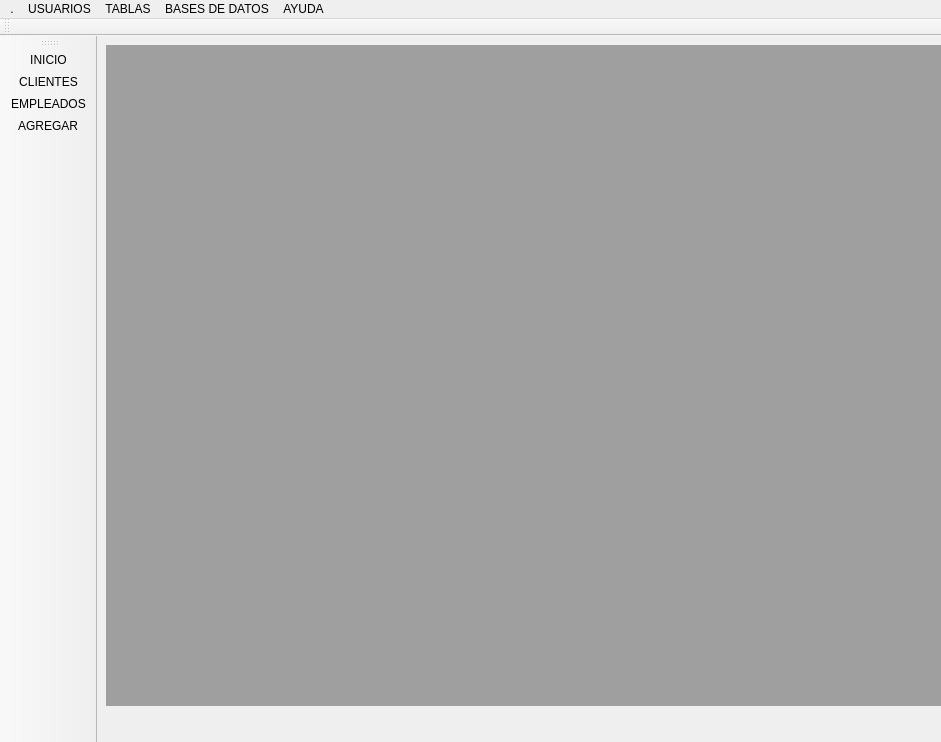
<?xml version="1.0" encoding="UTF-8"?>
<ui version="4.0">
 <class>Principal</class>
 <widget class="QMainWindow" name="Principal">
  <property name="geometry">
   <rect>
    <x>0</x>
    <y>0</y>
    <width>941</width>
    <height>742</height>
   </rect>
  </property>
  <property name="maximumSize">
   <size>
    <width>1111</width>
    <height>904</height>
   </size>
  </property>
  <property name="windowTitle">
   <string>MainWindow</string>
  </property>
  <widget class="QWidget" name="centralwidget">
   <widget class="QMdiArea" name="mdiArea">
    <property name="geometry">
     <rect>
      <x>9</x>
      <y>9</y>
      <width>871</width>
      <height>661</height>
     </rect>
    </property>
   </widget>
  </widget>
  <widget class="QMenuBar" name="menubar">
   <property name="geometry">
    <rect>
     <x>0</x>
     <y>0</y>
     <width>941</width>
     <height>22</height>
    </rect>
   </property>
   <property name="nativeMenuBar">
    <bool>false</bool>
   </property>
   <widget class="QMenu" name="menu">
    <property name="title">
     <string>.</string>
    </property>
    <addaction name="actionInicio"/>
   </widget>
   <widget class="QMenu" name="menuUSUARIOS">
    <property name="title">
     <string>USUARIOS</string>
    </property>
    <addaction name="actionUSUARIO"/>
    <addaction name="separator"/>
    <addaction name="actionSALIR"/>
   </widget>
   <widget class="QMenu" name="menuTABLAS">
    <property name="title">
     <string>TABLAS</string>
    </property>
    <addaction name="actionServicios"/>
    <addaction name="actionVIAJES"/>
    <addaction name="actionPAGOS"/>
    <addaction name="actionCLIENTES"/>
    <addaction name="actionEMPLEADOS"/>
    <addaction name="actionUNIDADES"/>
    <addaction name="actionOFICINAS"/>
   </widget>
   <widget class="QMenu" name="menuBASES_DE_DATOS">
    <property name="title">
     <string>BASES DE DATOS</string>
    </property>
    <widget class="QMenu" name="menuEDITAR">
     <property name="title">
      <string>EDITAR </string>
     </property>
     <widget class="QMenu" name="menuPagos">
      <property name="title">
       <string>Pagos</string>
      </property>
      <addaction name="actionMetodo_de_Pago"/>
     </widget>
     <addaction name="actionServicios_2"/>
     <addaction name="actionCliente"/>
     <addaction name="menuPagos"/>
     <addaction name="actionEmpleados"/>
     <addaction name="actionViajes"/>
     <addaction name="actionDireccion"/>
     <addaction name="actionOficina"/>
     <addaction name="actionUnidad"/>
     <addaction name="actionCorreos"/>
    </widget>
    <addaction name="menuEDITAR"/>
    <addaction name="separator"/>
    <addaction name="actionAGREGAR"/>
    <addaction name="actionELIMINAR"/>
    <addaction name="separator"/>
    <addaction name="actionRESPALDOS"/>
   </widget>
   <widget class="QMenu" name="menuAYUDA">
    <property name="title">
     <string>AYUDA</string>
    </property>
    <addaction name="actionTUTORIAL"/>
    <addaction name="action"/>
   </widget>
   <addaction name="menu"/>
   <addaction name="menuUSUARIOS"/>
   <addaction name="menuTABLAS"/>
   <addaction name="menuBASES_DE_DATOS"/>
   <addaction name="menuAYUDA"/>
  </widget>
  <widget class="QToolBar" name="toolBar">
   <property name="windowTitle">
    <string>toolBar</string>
   </property>
   <attribute name="toolBarArea">
    <enum>LeftToolBarArea</enum>
   </attribute>
   <attribute name="toolBarBreak">
    <bool>false</bool>
   </attribute>
   <addaction name="actionInicio"/>
   <addaction name="actionCLIENTES"/>
   <addaction name="actionEMPLEADOS"/>
   <addaction name="actionAGREGAR"/>
  </widget>
  <widget class="QToolBar" name="toolBar_2">
   <property name="windowTitle">
    <string>toolBar_2</string>
   </property>
   <attribute name="toolBarArea">
    <enum>TopToolBarArea</enum>
   </attribute>
   <attribute name="toolBarBreak">
    <bool>false</bool>
   </attribute>
  </widget>
  <action name="actionUSUARIO">
   <property name="icon">
    <iconset>
     <normaloff>Img/valor.png</normaloff>Img/valor.png</iconset>
   </property>
   <property name="text">
    <string>USUARIO</string>
   </property>
  </action>
  <action name="actionSALIR">
   <property name="text">
    <string>SALIR</string>
   </property>
  </action>
  <action name="actionServicios">
   <property name="icon">
    <iconset>
     <normaloff>Img/entrega-rapida.png</normaloff>Img/entrega-rapida.png</iconset>
   </property>
   <property name="text">
    <string>SERVICIOS</string>
   </property>
  </action>
  <action name="actionVIAJES">
   <property name="icon">
    <iconset>
     <normaloff>Img/libro.png</normaloff>Img/libro.png</iconset>
   </property>
   <property name="text">
    <string>VIAJES</string>
   </property>
  </action>
  <action name="actionPAGOS">
   <property name="icon">
    <iconset>
     <normaloff>Img/pagos_icono.png</normaloff>Img/pagos_icono.png</iconset>
   </property>
   <property name="text">
    <string>PAGOS</string>
   </property>
  </action>
  <action name="actionCLIENTES">
   <property name="icon">
    <iconset>
     <normaloff>Img/CLIENTE.png</normaloff>Img/CLIENTE.png</iconset>
   </property>
   <property name="text">
    <string>CLIENTES</string>
   </property>
  </action>
  <action name="actionEMPLEADOS">
   <property name="icon">
    <iconset>
     <normaloff>Img/empleado-2.png</normaloff>Img/empleado-2.png</iconset>
   </property>
   <property name="text">
    <string>EMPLEADOS</string>
   </property>
  </action>
  <action name="actionUNIDADES">
   <property name="icon">
    <iconset>
     <normaloff>Img/camion.png</normaloff>Img/camion.png</iconset>
   </property>
   <property name="text">
    <string>UNIDADES</string>
   </property>
  </action>
  <action name="actionOFICINAS">
   <property name="text">
    <string>OFICINAS</string>
   </property>
  </action>
  <action name="actionRESPALDOS">
   <property name="icon">
    <iconset>
     <normaloff>Img/base-de-datos.png</normaloff>Img/base-de-datos.png</iconset>
   </property>
   <property name="text">
    <string>RESPALDOS</string>
   </property>
  </action>
  <action name="actionTUTORIAL">
   <property name="text">
    <string>TUTORIAL</string>
   </property>
  </action>
  <action name="actionInicio">
   <property name="icon">
    <iconset>
     <normaloff>Img/carrera.png</normaloff>Img/carrera.png</iconset>
   </property>
   <property name="text">
    <string>INICIO</string>
   </property>
  </action>
  <action name="actionAGREGAR">
   <property name="icon">
    <iconset>
     <normaloff>Img/mas.png</normaloff>Img/mas.png</iconset>
   </property>
   <property name="text">
    <string>AGREGAR</string>
   </property>
  </action>
  <action name="actionELIMINAR">
   <property name="icon">
    <iconset>
     <normaloff>Img/salida.png</normaloff>Img/salida.png</iconset>
   </property>
   <property name="text">
    <string>ELIMINAR</string>
   </property>
  </action>
  <action name="action">
   <property name="text">
    <string>?</string>
   </property>
  </action>
  <action name="actionServicios_2">
   <property name="text">
    <string>Servicios</string>
   </property>
  </action>
  <action name="actionCliente">
   <property name="text">
    <string>Cliente</string>
   </property>
  </action>
  <action name="actionEmpleados">
   <property name="text">
    <string>Empleados</string>
   </property>
  </action>
  <action name="actionViajes">
   <property name="text">
    <string>Viajes</string>
   </property>
  </action>
  <action name="actionDireccion">
   <property name="text">
    <string>Direccion</string>
   </property>
  </action>
  <action name="actionOficina">
   <property name="text">
    <string>Oficina</string>
   </property>
  </action>
  <action name="actionUnidad">
   <property name="text">
    <string>Unidad</string>
   </property>
  </action>
  <action name="actionMetodo_de_Pago">
   <property name="text">
    <string>Metodo de Pago</string>
   </property>
  </action>
  <action name="actionCorreos">
   <property name="text">
    <string>Correos</string>
   </property>
  </action>
 </widget>
 <resources/>
 <connections/>
</ui>
